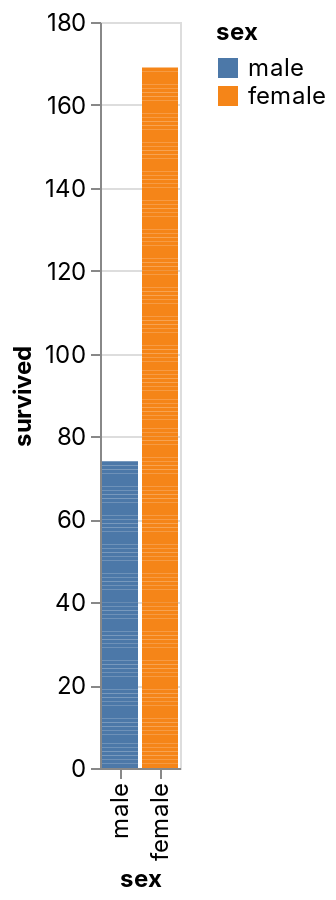

Source (notebook cell):
### Code cell
DeepnoteChart(df, """{"mark":{"type":"bar","tooltip":true},"$schema":"https://vega.github.io/schema/vega-lite/v4.json","encoding":{"x":{"sort":null,"type":"nominal","field":"sex","scale":{"type":"linear","zero":false}},"y":{"sort":null,"type":"quantitative","field":"survived","scale":{"type":"linear","zero":true}},"color":{"sort":null,"type":"nominal","field":"sex","scale":{"type":"linear","zero":false}}},"height":440,"width":"container","autosize":{"type":"fit"},"config":{"legend":{"labelFont":"Inter, sans-serif","labelFontSize":12,"titleFont":"Inter, sans-serif","titleFontSize":12,"titleFontWeight":"bold"},"title":{"anchor":"start","color":"#000000","font":"Inter, sans-serif","fontSize":22,"fontWeight":"normal"},"axis":{"labelFont":"Inter, sans-serif","labelFontSize":12,"labelFontWeight":"normal","titleFont":"Inter, sans-serif","titleFontSize":12,"titleFontWeight":"bold","labelOverlap":"greedy"}}}""")

### Figure 1 — Vega-Lite specification as saved in the notebook (floating-point values rounded to 4 significant figures; data arrays with more than 128 entries replaced by an {"elided": "..."} marker saying what was removed)
{"$schema": "https://vega.github.io/schema/vega-lite/v4.json", "mark": {"type": "bar", "tooltip": true}, "encoding": {"x": {"field": "sex", "type": "nominal", "sort": null, "scale": {"type": "linear", "zero": false}}, "y": {"field": "survived", "type": "quantitative", "sort": null, "scale": {"type": "linear", "zero": true}}, "color": {"field": "sex", "type": "nominal", "sort": null, "scale": {"type": "linear", "zero": false}}}, "height": 440, "width": "container", "autosize": {"type": "fit"}, "config": {"legend": {"labelFont": "Inter, sans-serif", "labelFontSize": 12, "titleFont": "Inter, sans-serif", "titleFontSize": 12, "titleFontWeight": "bold"}, "title": {"anchor": "start", "color": "#000000", "font": "Inter, sans-serif", "fontSize": 22, "fontWeight": "normal"}, "axis": {"labelFont": "Inter, sans-serif", "labelFontSize": 12, "labelFontWeight": "normal", "titleFont": "Inter, sans-serif", "titleFontSize": 12, "titleFontWeight": "bold", "labelOverlap": "greedy"}}, "data": {"values": {"elided": "627 records"}}}
